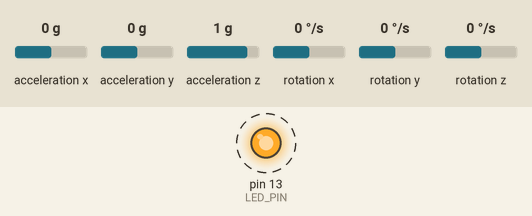
Bench run of a sketch on a simulated Arduino Leonardo, built with avr-gcc and run on an emulated ATmega32U4. Shown: output pins drawn as LEDs (lit = HIGH). Dashed ring = blinking. The test bench sets the inputs (shaded band); at power-on: acceleration x 0 g, acceleration y 0 g, acceleration z 1 g, rotation x 0 °/s, rotation y 0 °/s, rotation z 0 °/s. What the sketch prints to the serial monitor is not drawn.

Above: at 0.21 s.
Timing chart, 0 to 3.0 s (numbered marks = the images above):
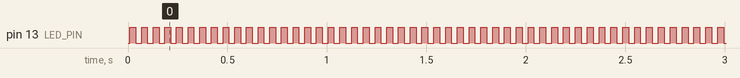

The sketch:

FallDetector.ino
```cpp
//============================================================================
// Name		: FallDetector.ino
// Author(s)	: Barbara Bruno
// Affiliation	: University of Genova, Italy - dept. DIBRIS
// Version	: 1.0
// Description	: Embedded real-time fall detector
//============================================================================

//----------------------------------------------------------------------------
// LIBRARIES
#include "MPU6050.h"  // classes for the MPU6050 IMU
#include "Wire.h"     // basic classes for I2C communication
#include "I2Cdev.h"   // advanced classes for I2C communication
//----------------------------------------------------------------------------

//----------------------------------------------------------------------------
// DEFINITIONS
#define LED_PIN 13           // use LED CHG on pin 13 as control mechanism
#define STD_GRAVITY 9.80665  // define standard gravity value
#define PI 3.14159           // define pi value
//----------------------------------------------------------------------------

//----------------------------------------------------------------------------
// CONSTANTS
// sensor-related constants
MPU6050 sensor(0x68);                 // I2C address of the sensor (0x68 --> default)
uint8_t DLPFmode = 0;                 // Digital Low-Pass Filter mode (0 --> disabled)
uint8_t rate = 7;                     // sensor sampling frequency (7 --> 1kHz)
uint8_t range = 1;                    // accelerometer sensing range (1 --> +/- 4g)
// fall detector-related constants
const unsigned int window_size = 200; // size of the moving window (200 --> 5s)
const float LFT = 0.41*STD_GRAVITY;   // Lower Fall Threshold
const float UFT = 3.52*STD_GRAVITY;   // Upper Fall Threshold
const unsigned int FTT = 80;          // Fall Time Threshold (80 --> 2s)
const float PDT = 0.4*STD_GRAVITY;    // Posture Detection Threshold
const int BPT = 35;                   // Body Posture Threshold (degrees)
const float MDT = 0.2*STD_GRAVITY;    // Motion Detection Threshold
//----------------------------------------------------------------------------

//----------------------------------------------------------------------------
// GLOBAL VARIABLES
bool blinkState;              // control LED status
int16_t ax, ay, az;           // raw accelerometer data
int16_t gx, gy, gz;           // raw gyroscope data
float real_acceleration[3];   // decoded raw accelerometer data
float window[window_size];    // moving window of accelerometer data
unsigned int numWritten = 0;  // number of samples inside the window
float currentAcceleration;    // som-of-squares of the currently sampled accelerometer data
float Amin;                   // minimum acceleration within the window
float Amax;                   // maximum acceleration within the window
bool possibleFall;            // flag for possible fall (acceleration below LFT)
bool realFall;                // flag for real fall (acceleration above UFT)
unsigned int timerFall;       // time between LFT detected and UFT detected
float bodyPosture;            // user body posture detected after a fall
//----------------------------------------------------------------------------

//----------------------------------------------------------------------------
// FUNCTIONS
// find the maximum & minimum elements within an array of float
void minmaxArray(float array[], unsigned int &array_size, float &maxArray, float &minArray)
{
  float tempMax = array[0];
  float tempMin = array[0];

  for(unsigned int i=0; i < array_size; i++)
  {
    if(array[i] > tempMax)
      tempMax = array[i];
    if(array[i] < tempMin)
      tempMin = array[i];
  }

  maxArray = tempMax;
  minArray = tempMin;
  /*****************************************************
  // DEBUG: display array[0], tempMax, tempMin
  Serial.print("array[0]: "); Serial.println(array[0]);
  Serial.print("tempMax: "); Serial.println(tempMax);
  Serial.print("tempMin: "); Serial.println(tempMin);
  *****************************************************/
}

// fill the moving window with sum-of-squares acceleration
void updateWindow()
{
  // compute the current sum-of-squares acceleration
  real_acceleration[0] = (float(ax) / 65535.0) * (8*STD_GRAVITY);
  real_acceleration[1] = (float(ay) / 65535.0) * (8*STD_GRAVITY);
  real_acceleration[2] = (float(az) / 65535.0) * (8*STD_GRAVITY);
  currentAcceleration = sqrt(pow(real_acceleration[0],2) + pow(real_acceleration[1],2) + pow(real_acceleration[2],2));

  // update the window content
  if(numWritten < window_size)
  {
    window[numWritten] = currentAcceleration;
    numWritten = numWritten + 1;
  }
  else
  {
    for(unsigned int s = 0; s < (window_size-1); s++)
      window[s] = window[s+1];
    window[window_size-1] = currentAcceleration;
  }
  // update Amin and Amax
  minmaxArray(window, numWritten, Amax, Amin);
  /*****************************************************
  // DEBUG: display window[0], Amin, Amax to validate the procedure
  Serial.print("window[0]: "); Serial.println(window[0]);
  Serial.print("Amax: "); Serial.println(Amax);
  Serial.print("Amin: "); Serial.println(Amin);
  *****************************************************/
}
//----------------------------------------------------------------------------

//----------------------------------------------------------------------------
void setup()
{
  // configure Arduino LED for fast check
  pinMode(LED_PIN, OUTPUT);
  blinkState = false;

  // serial communication setup (system control)
  Serial.begin(38400);

  // ZigBee communication setup
  Serial1.begin(9600);

  // sensor-to-microprocessor communication setup
  Serial.println("Initializing I2C channel...");
  Wire.begin();
  Serial.println("Initializing sensor...");
  sensor.initialize();
  sensor.setDLPFMode(DLPFmode);
  sensor.setRate(rate);
  sensor.setFullScaleAccelRange(range);
  // DEBUG: test I2C connection
  Serial.println("Testing I2C connection...");
  Serial.println(sensor.testConnection() ? "MPU6050 connection successful" : "MPU6050 connection failed");
  Serial.print("MPU6050 sampling frequency: "); Serial.println(sensor.getRate());
  Serial.print("DLPF mode: "); Serial.println(sensor.getDLPFMode());
  Serial.print("Accelerometer sensing range: "); Serial.println(sensor.getFullScaleAccelRange());

  // fall detector variables setup
  possibleFall = false;
  realFall = false;
  timerFall = 0;
}
//----------------------------------------------------------------------------

//----------------------------------------------------------------------------
void loop()
{
  // acquire the accelerometer raw data
  sensor.getAcceleration(&ax, &ay, &az);
  // acquire the gyroscope raw data
  sensor.getRotation(&gx, &gy, &gz);

  // compute 'currentAcceleration' and update 'Amax' and 'Amin'
  updateWindow();

  // algorithm for fall detection:
  // 1. detect possible fall (initial stage of a fall)
  if((currentAcceleration < LFT) && (possibleFall == false))
  {
    possibleFall = true;
    timerFall = 0;
  }
  // 2. wait for the impact
  if(possibleFall == true)
    timerFall++;
  // 3a. detect real fall (impact shortly after initial stage)
  if((possibleFall == true) && (timerFall < FTT) && (currentAcceleration > UFT))
  {
    // signal the real fall event and initialize the timer for posture detection
    possibleFall = false;
    realFall = true;
    // transmit the fall alarm via ZigBee (DEBUG: and via USB)
    Serial1.print("\nF Fall\n");
    Serial.print("\nF Fall\n");
  }
  // 4. wait until the end of the fall to detect the final body posture
  if(realFall == true && abs(Amax - Amin) < PDT)
  {
    // detect the post-fall posture
    bodyPosture = acos(real_acceleration[0]/STD_GRAVITY) * 180.0 / PI;
    /*****************************************************
    // DEBUG: display the body posture angle
    Serial1.print(bodyPosture);
    *****************************************************/
    // signal the posture and lack/presence of motion
    // case 1: person lying AND not moving
    if(bodyPosture > BPT && abs(Amax - Amin) < MDT)
    {
      // transmit the fall alarm via ZigBee
      Serial1.print("F Lying still\n");
      Serial.print("F Lying still\n");
    }
    // case 2: person lying AND moving
    else if(bodyPosture > BPT && abs(Amax - Amin) >= MDT)
    {
      // transmit the fall alarm via ZigBee
      Serial1.print("F Lying moving\n");
      Serial.print("F Lying moving\n");
    }
    // case 3: person standing AND not moving
    else if(bodyPosture <= BPT && abs(Amax - Amin) < MDT)
    {
      // transmit the fall alarm via ZigBee
      Serial1.print("F Standing still\n");
      Serial.print("F Standing still\n");
    }
    // case 4: person standing AND moving
    else
    {
      // transmit the fall alarm via ZigBee
      Serial1.print("F Standing moving\n");
      Serial.print("F Standing moving\n");
    }

    realFall = false;
  }
  // 3b. remove possible fall flag if too much time passes with no impact detected
  if(timerFall > FTT)
    possibleFall = false;

  // blink LED to indicate activity
  blinkState = !blinkState;
  digitalWrite(LED_PIN, blinkState);
  delay(25);  //93 => 10Hz - 25 => 40Hz - 3=>100Hz
}
```

Measured:
- by itself, pin 13 (LED_PIN): alternates HIGH for 0.03 s and LOW for 0.03 s
- by itself, everything shown: repeats every 2.7 s, in 8 steps
